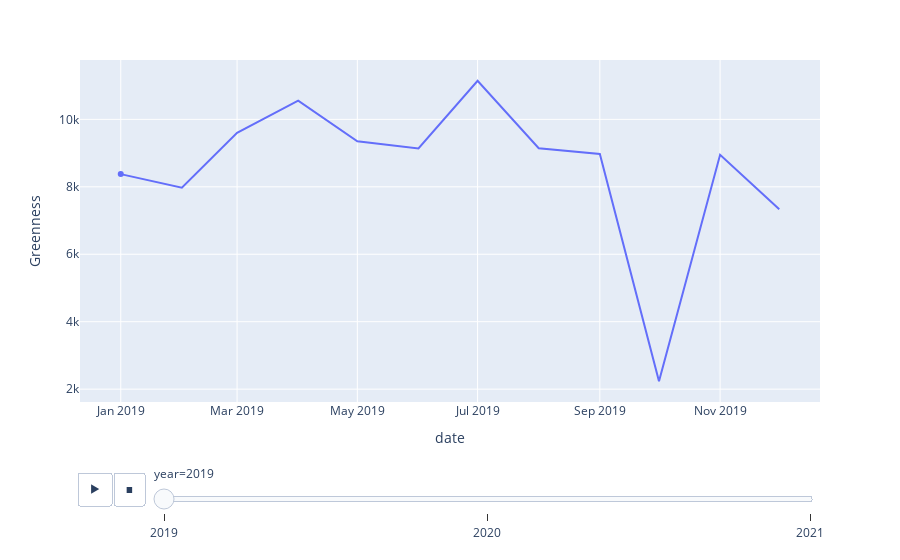

Notebook code cell kept with this figure:
### Code cell
import plotly.express as px
df = df[df['Country']=='AT']
fig = px.line(df, x="date", y="Greenness", animation_frame="year", animation_group="Country", hover_name="Country", markers=True)
fig["layout"]
fig.show()

### Figure 1 — Plotly figure (JSON) as saved in the notebook; plotly's stock layout.template omitted (floating-point values rounded to 4 significant figures)
{"data": [{"hovertemplate": "<b>%{hovertext}</b><br><br>year=2019<br>date=%{x}<br>Greenness=%{y}<extra></extra>", "hovertext": ["AT", "AT", "AT", "AT", "AT", "AT", "AT", "AT", "AT", "AT", "AT", "AT"], "ids": ["AT", "AT", "AT", "AT", "AT", "AT", "AT", "AT", "AT", "AT", "AT", "AT"], "legendgroup": "", "line": {"color": "#636efa", "dash": "solid"}, "marker": {"symbol": "circle"}, "mode": "lines+markers", "name": "", "orientation": "v", "showlegend": false, "type": "scatter", "x": ["2019-01-01T00:00:00", "2019-02-01T00:00:00", "2019-03-01T00:00:00", "2019-04-01T00:00:00", "2019-05-01T00:00:00", "2019-06-01T00:00:00", "2019-07-01T00:00:00", "2019-08-01T00:00:00", "2019-09-01T00:00:00", "2019-10-01T00:00:00", "2019-11-01T00:00:00", "2019-12-01T00:00:00"], "xaxis": "x", "y": [8377.0, 7973.0, 9600.0, 10560.0, 9351.0, 9136.0, 11140.0, 9144.0, 8975.0, 2237.0, 8951.0, 7338.0], "yaxis": "y"}], "layout": {"legend": {"tracegroupgap": 0}, "margin": {"t": 60}, "sliders": [{"active": 0, "currentvalue": {"prefix": "year="}, "len": 0.9, "pad": {"b": 10, "t": 60}, "steps": [{"args": [["2019"], {"frame": {"duration": 0, "redraw": false}, "fromcurrent": true, "mode": "immediate", "transition": {"duration": 0, "easing": "linear"}}], "label": "2019", "method": "animate"}, {"args": [["2020"], {"frame": {"duration": 0, "redraw": false}, "fromcurrent": true, "mode": "immediate", "transition": {"duration": 0, "easing": "linear"}}], "label": "2020", "method": "animate"}, {"args": [["2021"], {"frame": {"duration": 0, "redraw": false}, "fromcurrent": true, "mode": "immediate", "transition": {"duration": 0, "easing": "linear"}}], "label": "2021", "method": "animate"}], "x": 0.1, "xanchor": "left", "y": 0, "yanchor": "top"}], "updatemenus": [{"buttons": [{"args": [null, {"frame": {"duration": 500, "redraw": false}, "fromcurrent": true, "mode": "immediate", "transition": {"duration": 500, "easing": "linear"}}], "label": "&#9654;", "method": "animate"}, {"args": [[null], {"frame": {"duration": 0, "redraw": false}, "fromcurrent": true, "mode": "immediate", "transition": {"duration": 0, "easing": "linear"}}], "label": "&#9724;", "method": "animate"}], "direction": "left", "pad": {"r": 10, "t": 70}, "showactive": false, "type": "buttons", "x": 0.1, "xanchor": "right", "y": 0, "yanchor": "top"}], "xaxis": {"anchor": "y", "domain": [0, 1], "title": {"text": "date"}}, "yaxis": {"anchor": "x", "domain": [0, 1], "title": {"text": "Greenness"}}}}
